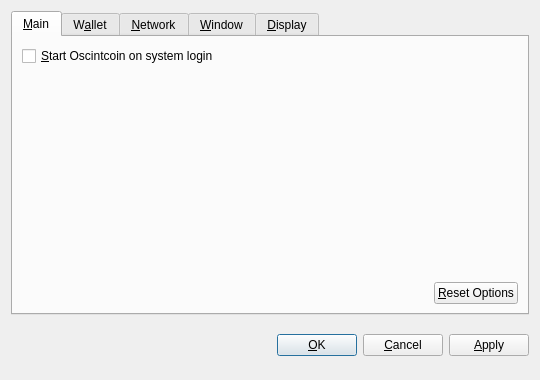
<?xml version="1.0" encoding="UTF-8"?>
<ui version="4.0">
 <class>OptionsDialog</class>
 <widget class="QDialog" name="OptionsDialog">
  <property name="geometry">
   <rect>
    <x>0</x>
    <y>0</y>
    <width>540</width>
    <height>380</height>
   </rect>
  </property>
  <property name="windowTitle">
   <string>Options</string>
  </property>
  <property name="modal">
   <bool>true</bool>
  </property>
  <layout class="QVBoxLayout" name="verticalLayout">
   <item>
    <widget class="QTabWidget" name="tabWidget">
     <property name="tabPosition">
      <enum>QTabWidget::North</enum>
     </property>
     <property name="currentIndex">
      <number>0</number>
     </property>
     <widget class="QWidget" name="tabMain">
      <attribute name="title">
       <string>&amp;Main</string>
      </attribute>
      <layout class="QVBoxLayout" name="verticalLayout_Main">
       <item>
        <widget class="QCheckBox" name="bitcoinAtStartup">
         <property name="toolTip">
          <string>Automatically start Oscintcoin after logging in to the system.</string>
         </property>
         <property name="text">
          <string>&amp;Start Oscintcoin on system login</string>
         </property>
        </widget>
       </item>
       <item>
        <spacer name="verticalSpacer_Main">
         <property name="orientation">
          <enum>Qt::Vertical</enum>
         </property>
         <property name="sizeHint" stdset="0">
          <size>
           <width>20</width>
           <height>40</height>
          </size>
         </property>
        </spacer>
       </item>
       <item>
        <layout class="QHBoxLayout" name="horizontalLayout_2_Main">
         <item>
          <spacer name="horizontalSpacer_2_Main">
           <property name="orientation">
            <enum>Qt::Horizontal</enum>
           </property>
           <property name="sizeHint" stdset="0">
            <size>
             <width>40</width>
             <height>20</height>
            </size>
           </property>
          </spacer>
         </item>
         <item>
          <widget class="QPushButton" name="resetButton">
           <property name="toolTip">
            <string>Reset all client options to default.</string>
           </property>
           <property name="text">
            <string>&amp;Reset Options</string>
           </property>
           <property name="autoDefault">
            <bool>false</bool>
           </property>
          </widget>
         </item>
        </layout>
       </item>
      </layout>
     </widget>
     <widget class="QWidget" name="tabWallet">
      <attribute name="title">
       <string>W&amp;allet</string>
      </attribute>
      <layout class="QVBoxLayout" name="verticalLayout_Network">
       <item>
        <widget class="QLabel" name="transactionFeeInfoLabel">
         <property name="text">
          <string>Optional transaction fee per kB that helps make sure your transactions are processed quickly. Most transactions are 1 kB.</string>
         </property>
         <property name="textFormat">
          <enum>Qt::PlainText</enum>
         </property>
         <property name="wordWrap">
          <bool>true</bool>
         </property>
        </widget>
       </item>
       <item>
        <layout class="QHBoxLayout" name="horizontalLayout_1_Main">
         <item>
          <widget class="QLabel" name="transactionFeeLabel">
           <property name="text">
            <string>Pay transaction &amp;fee</string>
           </property>
           <property name="textFormat">
            <enum>Qt::PlainText</enum>
           </property>
           <property name="buddy">
            <cstring>transactionFee</cstring>
           </property>
          </widget>
         </item>
         <item>
          <widget class="BitcoinAmountField" name="transactionFee"/>
         </item>
         <item>
          <spacer name="horizontalSpacer_1_Main">
           <property name="orientation">
            <enum>Qt::Horizontal</enum>
           </property>
           <property name="sizeHint" stdset="0">
            <size>
             <width>40</width>
             <height>20</height>
            </size>
           </property>
          </spacer>
         </item>
        </layout>
       </item>
       <item>
        <widget class="QLabel" name="label">
         <property name="text">
          <string>If you disable the spending of unconfirmed change, the change from a transaction cannot be used until that transaction has at least one confirmation. This also affects how your balance is computed.</string>
         </property>
         <property name="wordWrap">
          <bool>true</bool>
         </property>
        </widget>
       </item>
       <item>
        <widget class="QCheckBox" name="spendZeroConfChange">
         <property name="text">
          <string>Spend unconfirmed change  (experts only)</string>
         </property>
        </widget>
       </item>
       <item>
        <spacer name="verticalSpacer">
         <property name="orientation">
          <enum>Qt::Vertical</enum>
         </property>
         <property name="sizeHint" stdset="0">
          <size>
           <width>20</width>
           <height>40</height>
          </size>
         </property>
        </spacer>
       </item>
      </layout>
     </widget>
     <widget class="QWidget" name="tabNetwork">
      <attribute name="title">
       <string>&amp;Network</string>
      </attribute>
      <layout class="QVBoxLayout" name="verticalLayout_Network">
       <item>
        <widget class="QCheckBox" name="mapPortUpnp">
         <property name="toolTip">
          <string>Automatically open the Oscintcoin client port on the router. This only works when your router supports UPnP and it is enabled.</string>
         </property>
         <property name="text">
          <string>Map port using &amp;UPnP</string>
         </property>
        </widget>
       </item>
       <item>
        <widget class="QCheckBox" name="connectSocks">
         <property name="toolTip">
          <string>Connect to the Oscintcoin network through a SOCKS proxy (e.g. when connecting through Tor).</string>
         </property>
         <property name="text">
          <string>&amp;Connect through SOCKS proxy:</string>
         </property>
        </widget>
       </item>
       <item>
        <layout class="QHBoxLayout" name="horizontalLayout_Network">
         <item>
          <widget class="QLabel" name="proxyIpLabel">
           <property name="text">
            <string>Proxy &amp;IP:</string>
           </property>
           <property name="textFormat">
            <enum>Qt::PlainText</enum>
           </property>
           <property name="buddy">
            <cstring>proxyIp</cstring>
           </property>
          </widget>
         </item>
         <item>
          <widget class="QValidatedLineEdit" name="proxyIp">
           <property name="maximumSize">
            <size>
             <width>140</width>
             <height>16777215</height>
            </size>
           </property>
           <property name="toolTip">
            <string>IP address of the proxy (e.g. 127.0.0.1)</string>
           </property>
          </widget>
         </item>
         <item>
          <widget class="QLabel" name="proxyPortLabel">
           <property name="text">
            <string>&amp;Port:</string>
           </property>
           <property name="textFormat">
            <enum>Qt::PlainText</enum>
           </property>
           <property name="buddy">
            <cstring>proxyPort</cstring>
           </property>
          </widget>
         </item>
         <item>
          <widget class="QLineEdit" name="proxyPort">
           <property name="maximumSize">
            <size>
             <width>55</width>
             <height>16777215</height>
            </size>
           </property>
           <property name="toolTip">
            <string>Port of the proxy (e.g. 9050)</string>
           </property>
          </widget>
         </item>
         <item>
          <widget class="QLabel" name="socksVersionLabel">
           <property name="text">
            <string>SOCKS &amp;Version:</string>
           </property>
           <property name="textFormat">
            <enum>Qt::PlainText</enum>
           </property>
           <property name="buddy">
            <cstring>socksVersion</cstring>
           </property>
          </widget>
         </item>
         <item>
          <widget class="QValueComboBox" name="socksVersion">
           <property name="toolTip">
            <string>SOCKS version of the proxy (e.g. 5)</string>
           </property>
          </widget>
         </item>
         <item>
          <spacer name="horizontalSpacer_Network">
           <property name="orientation">
            <enum>Qt::Horizontal</enum>
           </property>
           <property name="sizeHint" stdset="0">
            <size>
             <width>40</width>
             <height>20</height>
            </size>
           </property>
          </spacer>
         </item>
        </layout>
       </item>
       <item>
        <spacer name="verticalSpacer_Network">
         <property name="orientation">
          <enum>Qt::Vertical</enum>
         </property>
         <property name="sizeHint" stdset="0">
          <size>
           <width>20</width>
           <height>40</height>
          </size>
         </property>
        </spacer>
       </item>
      </layout>
     </widget>
     <widget class="QWidget" name="tabWindow">
      <attribute name="title">
       <string>&amp;Window</string>
      </attribute>
      <layout class="QVBoxLayout" name="verticalLayout_Window">
       <item>
        <widget class="QCheckBox" name="minimizeToTray">
         <property name="toolTip">
          <string>Show only a tray icon after minimizing the window.</string>
         </property>
         <property name="text">
          <string>&amp;Minimize to the tray instead of the taskbar</string>
         </property>
        </widget>
       </item>
       <item>
        <widget class="QCheckBox" name="minimizeOnClose">
         <property name="toolTip">
          <string>Minimize instead of exit the application when the window is closed. When this option is enabled, the application will be closed only after selecting Quit in the menu.</string>
         </property>
         <property name="text">
          <string>M&amp;inimize on close</string>
         </property>
        </widget>
       </item>
       <item>
        <spacer name="verticalSpacer_Window">
         <property name="orientation">
          <enum>Qt::Vertical</enum>
         </property>
         <property name="sizeHint" stdset="0">
          <size>
           <width>20</width>
           <height>40</height>
          </size>
         </property>
        </spacer>
       </item>
      </layout>
     </widget>
     <widget class="QWidget" name="tabDisplay">
      <attribute name="title">
       <string>&amp;Display</string>
      </attribute>
      <layout class="QVBoxLayout" name="verticalLayout_Display">
       <item>
        <layout class="QHBoxLayout" name="horizontalLayout_1_Display">
         <item>
          <widget class="QLabel" name="langLabel">
           <property name="text">
            <string>User Interface &amp;language:</string>
           </property>
           <property name="textFormat">
            <enum>Qt::PlainText</enum>
           </property>
           <property name="buddy">
            <cstring>lang</cstring>
           </property>
          </widget>
         </item>
         <item>
          <widget class="QValueComboBox" name="lang">
           <property name="toolTip">
            <string>The user interface language can be set here. This setting will take effect after restarting Oscintcoin.</string>
           </property>
          </widget>
         </item>
        </layout>
       </item>
       <item>
        <layout class="QHBoxLayout" name="horizontalLayout_2_Display">
         <item>
          <widget class="QLabel" name="unitLabel">
           <property name="text">
            <string>&amp;Unit to show amounts in:</string>
           </property>
           <property name="textFormat">
            <enum>Qt::PlainText</enum>
           </property>
           <property name="buddy">
            <cstring>unit</cstring>
           </property>
          </widget>
         </item>
         <item>
          <widget class="QValueComboBox" name="unit">
           <property name="toolTip">
            <string>Choose the default subdivision unit to show in the interface and when sending coins.</string>
           </property>
          </widget>
         </item>
        </layout>
       </item>
       <item>
        <widget class="QCheckBox" name="displayAddresses">
         <property name="toolTip">
          <string>Whether to show Oscintcoin addresses in the transaction list or not.</string>
         </property>
         <property name="text">
          <string>&amp;Display addresses in transaction list</string>
         </property>
        </widget>
       </item>
       <item>
        <widget class="QCheckBox" name="coinControlFeatures">
         <property name="toolTip">
          <string>Whether to show coin control features or not.</string>
         </property>
         <property name="text">
          <string>Display coin &amp;control features (experts only!)</string>
         </property>
        </widget>
       </item>
       <item>
        <spacer name="verticalSpacer_Display">
         <property name="orientation">
          <enum>Qt::Vertical</enum>
         </property>
         <property name="sizeHint" stdset="0">
          <size>
           <width>20</width>
           <height>40</height>
          </size>
         </property>
        </spacer>
       </item>
      </layout>
     </widget>
    </widget>
   </item>
   <item>
    <layout class="QHBoxLayout" name="horizontalLayout_Buttons">
     <item>
      <spacer name="horizontalSpacer_1">
       <property name="orientation">
        <enum>Qt::Horizontal</enum>
       </property>
       <property name="sizeHint" stdset="0">
        <size>
         <width>40</width>
         <height>48</height>
        </size>
       </property>
      </spacer>
     </item>
     <item>
      <widget class="QLabel" name="statusLabel">
       <property name="font">
        <font>
         <weight>75</weight>
         <bold>true</bold>
        </font>
       </property>
       <property name="text">
        <string/>
       </property>
       <property name="textFormat">
        <enum>Qt::PlainText</enum>
       </property>
       <property name="wordWrap">
        <bool>true</bool>
       </property>
      </widget>
     </item>
     <item>
      <spacer name="horizontalSpacer_2">
       <property name="orientation">
        <enum>Qt::Horizontal</enum>
       </property>
       <property name="sizeHint" stdset="0">
        <size>
         <width>40</width>
         <height>48</height>
        </size>
       </property>
      </spacer>
     </item>
     <item>
      <widget class="QPushButton" name="okButton">
       <property name="text">
        <string>&amp;OK</string>
       </property>
      </widget>
     </item>
     <item>
      <widget class="QPushButton" name="cancelButton">
       <property name="text">
        <string>&amp;Cancel</string>
       </property>
       <property name="autoDefault">
        <bool>false</bool>
       </property>
      </widget>
     </item>
     <item>
      <widget class="QPushButton" name="applyButton">
       <property name="text">
        <string>&amp;Apply</string>
       </property>
       <property name="autoDefault">
        <bool>false</bool>
       </property>
      </widget>
     </item>
    </layout>
   </item>
  </layout>
 </widget>
 <customwidgets>
  <customwidget>
   <class>BitcoinAmountField</class>
   <extends>QSpinBox</extends>
   <header>bitcoinamountfield.h</header>
  </customwidget>
  <customwidget>
   <class>QValueComboBox</class>
   <extends>QComboBox</extends>
   <header>qvaluecombobox.h</header>
  </customwidget>
  <customwidget>
   <class>QValidatedLineEdit</class>
   <extends>QLineEdit</extends>
   <header>qvalidatedlineedit.h</header>
  </customwidget>
 </customwidgets>
 <resources/>
 <connections/>
</ui>
